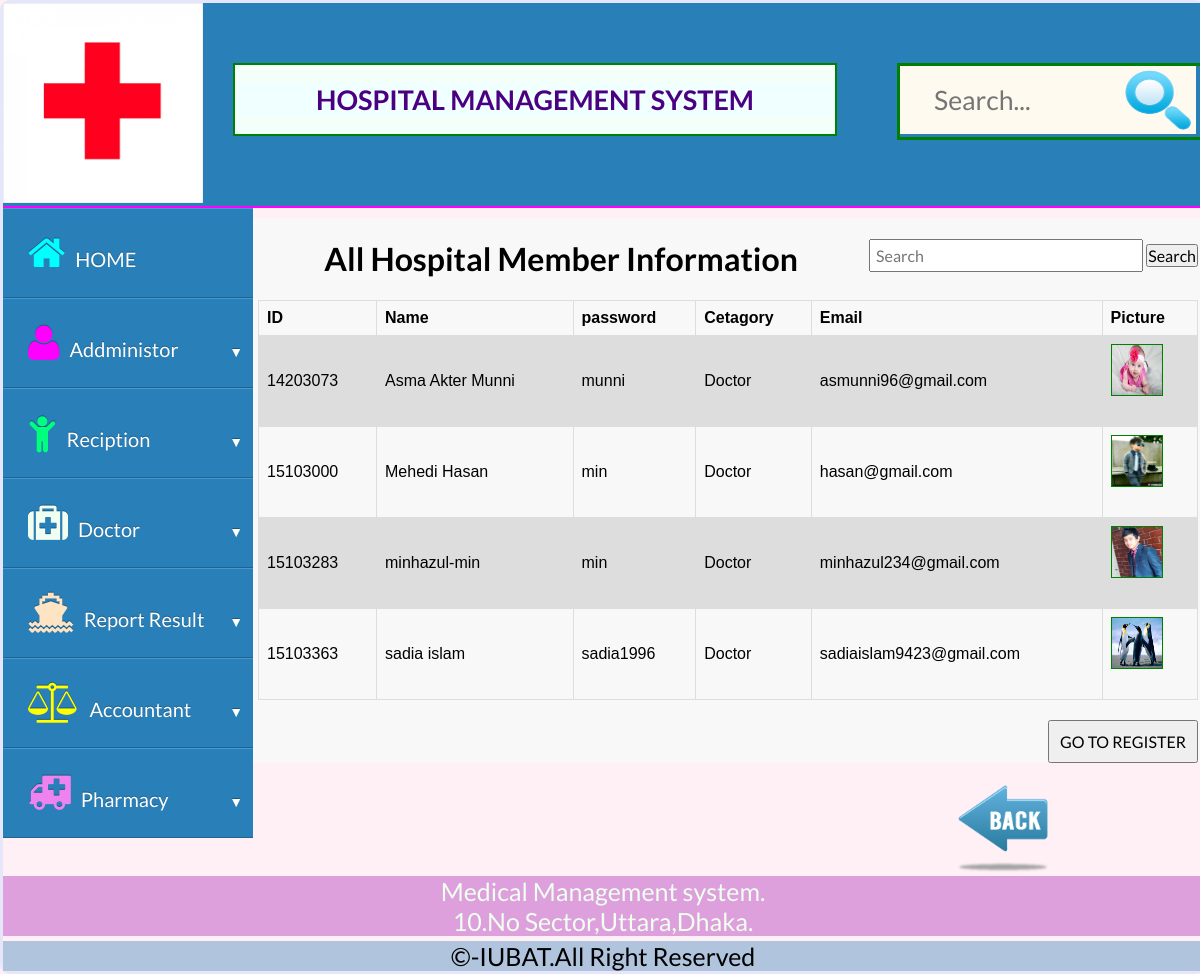
Page /all_users/all_users_reg_details.php (signed in) on the committed database.
### tables this page shows
CREATE TABLE `registration` (
  `id` int(11) NOT NULL,
  `name` varchar(111) NOT NULL,
  `password` varchar(111) NOT NULL,
  `Cetagory` varchar(111) NOT NULL,
  `email` varchar(111) NOT NULL,
  `pic` varchar(111) NOT NULL
);

### functions/dbconfig.php (called while the page is built)
<?php
	class dbconfig{
		public function connection(){
			$conn = new mysqli("127.0.0.1","root","","hospital_management_system");
			return $conn;
		}
	}
?>

### functions/functions.php (called while the page is built, shortened)
<?php
class cls_func{
	public function con(){
		$connect = new dbconfig();
		return $connect->connection();
	}
	public function view_st_info(){
		$result = $this->con()->query("Select * from registration");
		return $result;
	}
	}
	?>

### all_users/all_users_reg_details.php (the view, shortened to what this page needs)
<?php
  require_once('../functions/dbconfig.php');
  require_once('../functions/functions.php');
  $obj = new cls_func();
  $qry=$obj->view_st_info();
?>
<!DOCTYPE HTML>
<html>
  <head>
			<link rel="stylesheet" type="text/css" href="../css/project.css"/>
			<link rel="stylesheet" type="text/css" href="../css/font-awesome.min.css"/>
			<link rel="stylesheet" href="../css/normalize.css">
        	<link rel="stylesheet" href="../css/dropdown.css">
  </head>
  <body>
      <div class="all">
        <div class="firsttwo">
          <div class="logo">
            <img src="../images/medical-logo.jpeg" style="width:200px;height:200px;"/>
          </div>
          <div class="title">
            <center>
            <h1>HOSPITAL MANAGEMENT SYSTEM</h1>
            </center>
          </div>
          <div class="search">
            <div class="box">
  <div class="container-1">
      <input type="search" id="search" placeholder="Search..." />
   <a href=""><img src="../images/search.png" alt="" style="width:76px;
   height:68px;
   background-color:#FFFAF0;
   margin:0px;
  "/></a>
  </div>
</div>
          </div>
        </div>
        <div class="secondthree">
    <div class="container">
    <ul>
      <li class="dropdown">
        <a href="../index.php" data-toggle="dropdown"><i class="fa-2x fa fa-home" aria-hidden="true" style="margin-right:10px;color:#00FFFF;"></i>HOME </a>
      </li>
      <li class="dropdown">
        <a href="#" data-toggle="dropdown"><i class="fa-2x fa fa-user" aria-hidden="true" style="margin-right:10px;color:#FF00FF;"></i>Addministor <i class="icon-arrow"></i></a>
      </li>
    <li class="dropdown">
      <a href="#" data-toggle="dropdown"><i class="fa-2x fa fa-child" aria-hidden="true" style="margin-right:10px;color:#00FF7F;"></i>Reciption <i class="icon-arrow"></i></a>
    </li><li class="dropdown">
      <a href="#" data-toggle="dropdown"><i class="fa-2x fa fa-medkit" aria-hidden="true" style="margin-right:10px;color:#F0FFF0;"></i>Doctor<i class="icon-arrow"></i></a>
    </li><li class="dropdown">
      <a href="#" data-toggle="dropdown"><i class="fa-2x fa fa-ship" aria-hidden="true" style="margin-right:10px;color:#FFE4C4;"></i>Report Result<i class="icon-arrow"></i></a>
    </li><li class="dropdown">
      <a href="#" data-toggle="dropdown"><i class="fa-2x fa fa-balance-scale" aria-hidden="true" style="margin-right:10px;color:#FFFF00;"></i>Accountant<i class="icon-arrow"></i></a>
    </li>
    <li class="dropdown">
      <a href="#" data-toggle="dropdown"><i class="fa-2x fa fa-ambulance" aria-hidden="true" style="margin-right:10px;color:#EE82EE;"></i>Pharmacy<i class="icon-arrow"></i></a>
    </li>
  </ul>
</div>
          <div class="MIDDLE">
                         <article style="width:940px;margin:0px auto;">
                                        <form method="GET" action="search.php" style="float: right;">
                                                <input type="text" name="query" placeholder="Search">
                                                <button type="submit">Search</button>
                                            </form>
                                         <center> <h1>All Hospital Member Information</h1></center>
                                            <table>
                                          <tr>
                                            <th>ID</th>
                                            <th>Name</th>
                                            <th>password</th>
                                            <th>Cetagory</th>
                                            <th>Email</th>
                                            <th>Picture</th>
                                          </tr>
                                          <?php
                                          while($rec=$qry->fetch_assoc())
                                                    {
                                          ?>
                                          <tr>
                                            <td><?php echo $rec['id']; ?></td>
                                            <td><?php echo $rec['name']; ?></td>
                                            <td><?php echo $rec['password']; ?></td>
                                            <td><?php echo $rec['Cetagory']; ?></td>
                                            <td><?php echo $rec['email']; ?></td>
                                             <td>
                                                   <img id="logo_preview" src="../images/<?php echo $rec['pic'];?>" style="height:50px; width:50px; border:1px green solid;"><br><br>
                                          </tr>
                                        <?php
                                                    }
                                        ?>
                                               </table>
                                             <center><a href = "register.php"><input type = "button" value = "GO TO REGISTER" style="padding: 10px;margin-top: 20px;float: right;" /></a></center>
                                       </article>
                   </div>
                <div class="back" style="float:right;">
                  <center>
                  <a href=""><img src="../images/back-icon.png" style="width:100px;height: 100px;" /></a>
                  </center>
                </div>
          </div>
        <div class="add">
        <center>Medical Management system.<br>10.No Sector,Uttara,Dhaka.<br></center>
        </div>
        <div class="copyright">
        <center>
        &copy;-IUBAT.All Right Reserved
        </center>
        </div>
      </div>
  </body>
</html>

### css/project.css (style rules this page uses)
* { margin:0px;padding:0px; }
body { background-color:#FFF0F5; }
.all { width:1200px;margin:0px auto;background-color:#FFF0F5;border:3px solid #E6E6FA;border-radius:10px; }
.firsttwo { background-color:#2980B9;display:block;overflow:hidden;border-bottom:2px solid #FF00FF; }
.logo { background-color:;float:left; }
.title { background-color:#F5FFFA;margin-left:30px;margin-top:60px;width:600px;float:left;padding:0px;border:2px solid green; }
.title h1 { background-color:#F0FFFF;color:#4B0082;font-size:27px; }
.secondthree { overflow:hidden;display:block; }
.MIDDLE { background-color: #f8f8f8;width:950px;margin:10px auto;overflow: hidden; }
.copyright { background-color:#B0C4DE;font-size:25px;margin-top:5px; }
.search { float:right;margin-top:60px;border:3px solid green; }
.add { background-color:#DDA0DD; color:#F0FFF0;font-size:25px; }
.container-1 { width: 300px; vertical-align: middle; white-space: nowrap; position: relative; }
.container-1 input#search { width: 220px; height: 50px; background:#FFFAF0; border: none; font-size: 20pt; float: left; color: #63717f; padding:34px; }
input[type="text"],input[type="email"],input[type="password"] { border:1px solod green;width: 260px;margin-bottom: 10px;margin-left: 5px;padding: 5px; }
.back { width:400px;margin:0px auto; }

### css/dropdown.css (style rules this page uses)
body { font-family: "Lato", Helvetica, Arial; font-size: 16px; }
*, *:before, *:after { -webkit-border-sizing: border-box; -moz-border-sizing: border-box; border-sizing: border-box; }
.container { float:left; width: 250px; margin: 0px; }
.container > ul { list-style: none; padding: 0; margin: 0 0 20px 0; }
.dropdown a { text-decoration: none;font-size: 20px; }
.dropdown [data-toggle="dropdown"] { position: relative; display: block; color: white; background: #2980B9; -moz-box-shadow: 0 1px 0 #409ad5 inset, 0 -1px 0 #20638f inset; -webkit-box-shadow: 0 1px 0 #409ad5 inset, 0 -1px 0 #20638f inset; box-shadow: 0 1px 0 #409ad5 inset, 0 -1px 0 #20638f inset; text-shadow: 0 -1px 0 rgba(0, 0, 0, 0.3); padding: 25px; }
.dropdown .icon-arrow { position: absolute; display: block; font-size: 0.7em; color: #fff; top: 45px; right: 10px; }
.dropdown .icon-arrow:before { content: '\25BC'; }

### all_users/all_users_reg_details.php (style rules this page uses)
table { font-family: arial, sans-serif; border-collapse: collapse; width: 100%; }
td, th { border: 1px solid #dddddd; text-align: left; padding: 8px; }
tr:nth-child(even) { background-color: #dddddd; }

### rows in the picture
registration: id "14203073", name "Asma Akter Munni", password "munni", Cetagory "Doctor", email "asmunni96@gmail.com", pic (picture)
registration: id "15103000", name "Mehedi Hasan", password "min", Cetagory "Doctor", email "hasan@gmail.com", pic (picture)
registration: id "15103283", name "minhazul-min", password "min", Cetagory "Doctor", email "minhazul234@gmail.com", pic (picture)
registration: id "15103363", name "sadia islam", password "sadia1996", Cetagory "Doctor", email "sadiaislam9423@gmail.com", pic (picture)
